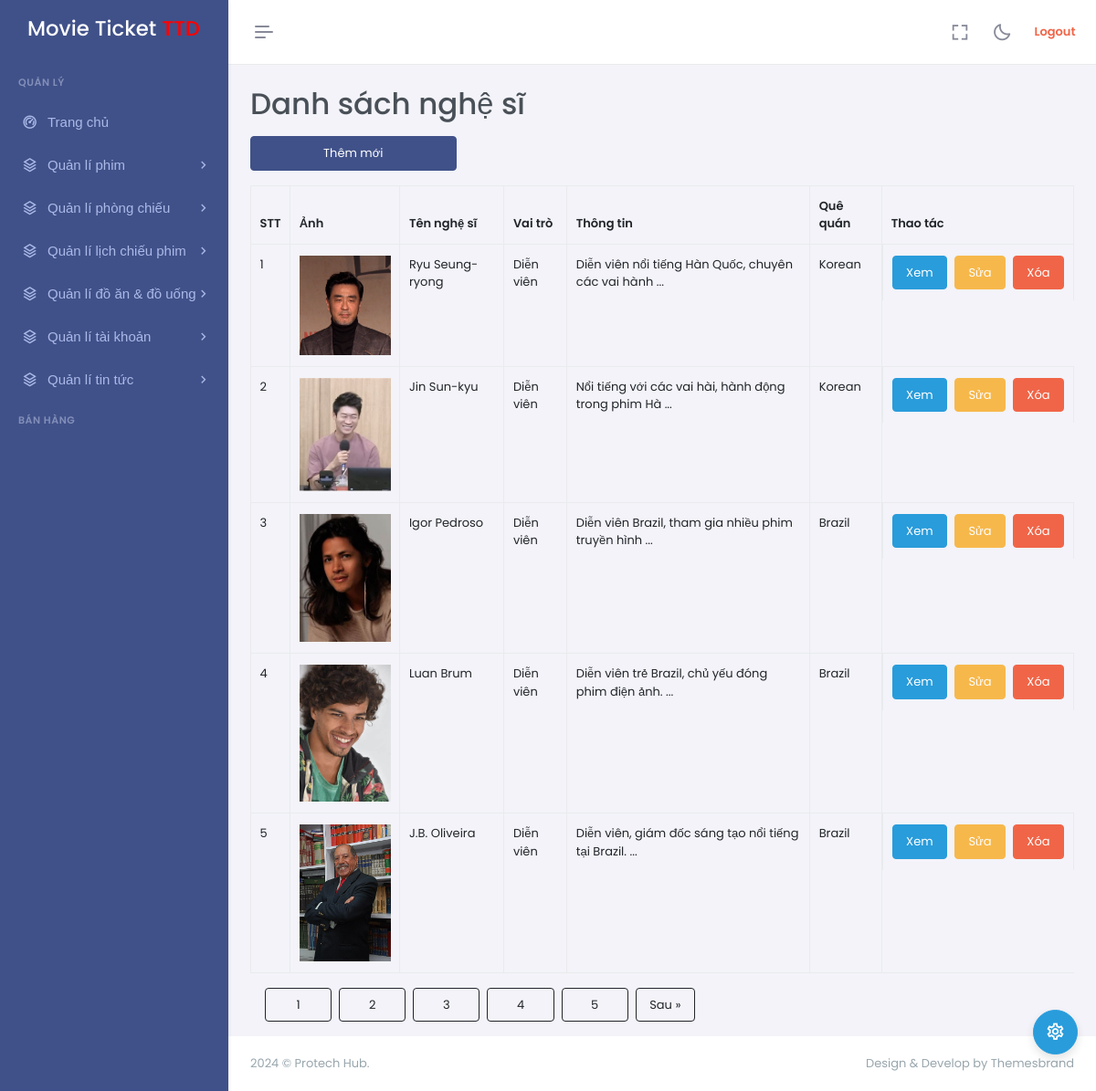
/?mode=admin&action=artists-list (signed in), run on the app's committed database.
### tables this page shows
CREATE TABLE `artists` (
  `id` int NOT NULL,
  `name` varchar(50) NOT NULL,
  `roles` varchar(50) NOT NULL,
  `bio` varchar(255) NOT NULL,
  `country` varchar(50) NOT NULL,
  `imageURL` varchar(255) NOT NULL
);

### controllers/admin/ArtistController.php (called while the page is built, shortened)
<?php
class ArtistController
{
    private $artist;
    public function __construct()
    {
        $this->artist = new Artist();
    }
    public function list()
    {
                $perPage = 5;
                $page = isset($_GET['page']) ? (int)$_GET['page'] : 1;
                $page = max($page, 1);
                $data = $this->artist->paginate($page, $perPage, '*');
                $totalArtist = $this->artist->count();
               $totalPages = ceil($totalArtist / $perPage);
        require_once PATH_VIEW_ADMIN_MAIN;
    }
}

### models/BaseModel.php (called while the page is built, shortened)
<?php
class BaseModel
{
    protected $table;
    protected $pdo;
    public function __construct()
    {
        $dsn = sprintf('mysql:host=%s;port=%s;dbname=%s;charset=utf8', DB_HOST, DB_PORT, DB_NAME);
        try {
            $this->pdo = new PDO($dsn, DB_USERNAME, DB_PASSWORD, DB_OBTIONS);
        } catch (PDOException $e) {
            die("Kết nối cơ sở dữ liệu thất bại: {$e->getMessage()}. Vui lòng thử lại sau.");
        }
    }
    public function count($conditions = null, $params = [])
    {
        $sql = "SELECT COUNT(*) FROM {$this->table}";
        $stmt = $this->pdo->prepare($sql);
        $stmt->execute($params);
        return $stmt->fetchColumn();
    }
    public function paginate($page = 1, $perPage = 5, $columns = '*', $conditions = null, $params = [])
    {
        $sql = "SELECT $columns FROM {$this->table}";
        $offset = ($page - 1) * $perPage;
        $sql .= " LIMIT $perPage OFFSET $offset";
        $stmt = $this->pdo->prepare($sql);
        $stmt->execute($params);
        return $stmt->fetchAll();
    }
}

### views/admin/artists/list.php (the view, shortened to what this page needs)
<a href="<?= BASE_URL_ADMIN . '&action=artists-create' ?>" class="w-25 btn btn-primary mb-3">Thêm mới</a>
<table class="table table-bordered">
    <thead>
        <tr>
            <th>STT</th>
            <th>Ảnh</th>
            <th>Tên nghệ sĩ</th>
            <th>Vai trò</th>
            <th>Thông tin</th>
            <th>Quê quán</th>
            <th>Thao tác</th>
        </tr>
    </thead>
    <tbody>
        <?php $stt = 1;
        foreach ($data as $artist) : ?>
            <td><?= $stt++ ?></td>
            <td>
                <?php if (!empty($artist['imageURL'])) : ?>
                    <img src="<?= BASE_ASSETS_UPLOADS . $artist['imageURL'] ?>" width="100px">
                <?php endif; ?>
            </td>
            <td><?= $artist['name'] ?></td>
            <td><?= $artist['roles'] ?></td>
            <td><?php
                $maxLength = 50;
                $shortenData = mb_substr($artist['bio'], 0, $maxLength, 'UTF-8');
                echo $shortenData . ' ...';
                ?></td>
            <td><?= $artist['country'] ?></td>
            <td class="d-flex justify-content-center">
                <a href="<?= BASE_URL_ADMIN . '&action=artists-show&id=' . $artist['id'] ?>"
                    class="btn btn-info">Xem</a>
                <a href="<?= BASE_URL_ADMIN . '&action=artists-updatePage&id=' . $artist['id'] ?>"
                    class="btn btn-warning mx-2">Sửa</a>
                <a href="<?= BASE_URL_ADMIN . '&action=artists-delete&id=' . $artist['id'] ?>"
                    onclick="return confirm('Bạn có chắc muốn xóa?')"
                    class="btn btn-danger">Xóa</a>
            </td>
        <?php endforeach; ?>
    </tbody>
</table>
<div class="container mb-3">
    <div class="d-flex justify-content-start">
        <?php for ($i = 1; $i <= $totalPages; $i++): ?>
            <a class="totalPages btn btn-outline-dark mx-1 col-1" href="<?= BASE_URL_ADMIN . '&action=artists-list' . '&page=' . $i ?>" class="<?= $i == $page ? 'active' : '' ?>"><?= $i ?></a>
        <?php endfor; ?>
        <?php if ($page < $totalPages): ?>
            <a class="btn btn-outline-dark mx-1" href="<?= BASE_URL_ADMIN . '&action=artists-list' . '&page=' . ($page + 1) ?>">Sau »</a>
        <?php endif; ?>
    </div>
</div>

### data on the page
artists: imageURL (picture), name "Ryu Seung-ryong", roles "Diễn viên", bio "Diễn viên nổi tiếng Hàn Quốc, chuyên các vai hành", country "Korean"
artists: imageURL (picture), name "Jin Sun-kyu", roles "Diễn viên", bio "Nổi tiếng với các vai hài, hành động trong phim Hà", country "Korean"
artists: imageURL (picture), name "Igor Pedroso", roles "Diễn viên", bio "Diễn viên Brazil, tham gia nhiều phim truyền hình", country "Brazil"
artists: imageURL (picture), name "Luan Brum", roles "Diễn viên", bio "Diễn viên trẻ Brazil, chủ yếu đóng phim điện ảnh.", country "Brazil"
artists: imageURL (picture), name "J.B. Oliveira", roles "Diễn viên", bio "Diễn viên, giám đốc sáng tạo nổi tiếng tại Brazil.", country "Brazil"

### other printed values
$title "Danh sách nghệ sĩ"
